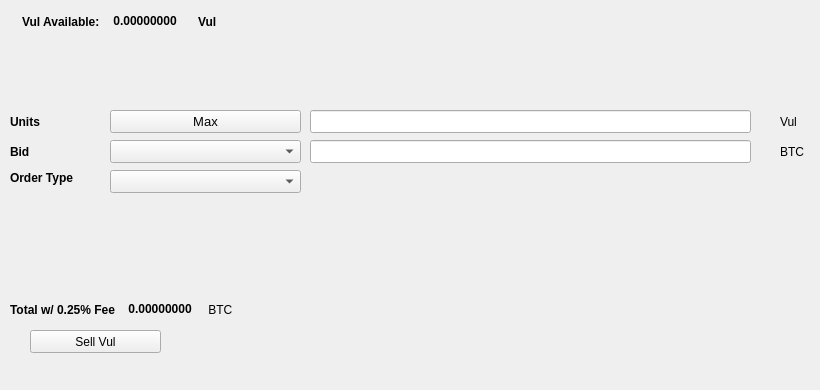
   <widget class="QWidget" name="SellTab">
    <attribute name="title">
     <string>Sell</string>
    </attribute>
    <widget class="QLabel" name="label_16">
     <property name="geometry">
      <rect>
       <x>780</x>
       <y>140</y>
       <width>31</width>
       <height>23</height>
      </rect>
     </property>
     <property name="text">
      <string>BTC</string>
     </property>
    </widget>
    <widget class="QComboBox" name="SellBidcomboBox">
     <property name="geometry">
      <rect>
       <x>110</x>
       <y>140</y>
       <width>191</width>
       <height>23</height>
      </rect>
     </property>
     <property name="font">
      <font>
       <pointsize>10</pointsize>
      </font>
     </property>
    </widget>
    <widget class="QLabel" name="label_18">
     <property name="geometry">
      <rect>
       <x>10</x>
       <y>110</y>
       <width>46</width>
       <height>23</height>
      </rect>
     </property>
     <property name="font">
      <font>
       <weight>75</weight>
       <bold>true</bold>
      </font>
     </property>
     <property name="text">
      <string>Units</string>
     </property>
    </widget>
    <widget class="QPushButton" name="Sell_Max_Amount">
     <property name="geometry">
      <rect>
       <x>110</x>
       <y>110</y>
       <width>191</width>
       <height>23</height>
      </rect>
     </property>
     <property name="font">
      <font>
       <pointsize>10</pointsize>
      </font>
     </property>
     <property name="text">
      <string>Max</string>
     </property>
    </widget>
    <widget class="QLabel" name="label_20">
     <property name="geometry">
      <rect>
       <x>10</x>
       <y>170</y>
       <width>91</width>
       <height>16</height>
      </rect>
     </property>
     <property name="font">
      <font>
       <weight>75</weight>
       <bold>true</bold>
      </font>
     </property>
     <property name="text">
      <string>Order Type</string>
     </property>
    </widget>
    <widget class="QComboBox" name="SellOrdertypeCombo">
     <property name="geometry">
      <rect>
       <x>110</x>
       <y>170</y>
       <width>191</width>
       <height>23</height>
      </rect>
     </property>
     <property name="font">
      <font>
       <pointsize>10</pointsize>
      </font>
     </property>
    </widget>
    <widget class="QLabel" name="label_21">
     <property name="geometry">
      <rect>
       <x>10</x>
       <y>140</y>
       <width>46</width>
       <height>23</height>
      </rect>
     </property>
     <property name="font">
      <font>
       <weight>75</weight>
       <bold>true</bold>
      </font>
     </property>
     <property name="text">
      <string>Bid</string>
     </property>
    </widget>
    <widget class="QLabel" name="label_22">
     <property name="geometry">
      <rect>
       <x>780</x>
       <y>110</y>
       <width>31</width>
       <height>23</height>
      </rect>
     </property>
     <property name="text">
      <string>Vul</string>
     </property>
    </widget>
    <widget class="QLineEdit" name="UnitsInputVul">
     <property name="geometry">
      <rect>
       <x>310</x>
       <y>110</y>
       <width>441</width>
       <height>23</height>
      </rect>
     </property>
     <property name="font">
      <font>
       <pointsize>9</pointsize>
       <weight>75</weight>
       <bold>true</bold>
      </font>
     </property>
    </widget>
    <widget class="QLineEdit" name="SellBidPriceEdit">
     <property name="geometry">
      <rect>
       <x>310</x>
       <y>140</y>
       <width>441</width>
       <height>23</height>
      </rect>
     </property>
     <property name="font">
      <font>
       <pointsize>9</pointsize>
       <weight>75</weight>
       <bold>true</bold>
      </font>
     </property>
    </widget>
    <widget class="QPushButton" name="SellVulBTN">
     <property name="geometry">
      <rect>
       <x>30</x>
       <y>330</y>
       <width>131</width>
       <height>23</height>
      </rect>
     </property>
     <property name="text">
      <string>Sell Vul</string>
     </property>
     <property name="icon">
      <iconset resource="../vul">
       <normaloff>:/icons/bitcoin</normaloff>:/icons/bitcoin</iconset>
     </property>
    </widget>
    <widget class="QWidget" name="layoutWidget3">
     <property name="geometry">
      <rect>
       <x>22</x>
       <y>12</y>
       <width>258</width>
       <height>19</height>
      </rect>
     </property>
     <layout class="QHBoxLayout" name="horizontalLayout">
      <item>
       <widget class="QLabel" name="label232_2">
        <property name="font">
         <font>
          <weight>75</weight>
          <bold>true</bold>
         </font>
        </property>
        <property name="text">
         <string>Vul Available:</string>
        </property>
       </widget>
      </item>
      <item>
       <widget class="QLabel" name="VulAvailableLabel">
        <property name="palette">
         <palette>
          <active>
           <colorrole role="WindowText">
            <brush brushstyle="SolidPattern">
             <color alpha="255">
              <red>0</red>
              <green>0</green>
              <blue>0</blue>
             </color>
            </brush>
           </colorrole>
           <colorrole role="Button">
            <brush brushstyle="SolidPattern">
             <color alpha="255">
              <red>0</red>
              <green>170</green>
              <blue>0</blue>
             </color>
            </brush>
           </colorrole>
           <colorrole role="Light">
            <brush brushstyle="SolidPattern">
             <color alpha="255">
              <red>0</red>
              <green>255</green>
              <blue>0</blue>
             </color>
            </brush>
           </colorrole>
           <colorrole role="Midlight">
            <brush brushstyle="SolidPattern">
             <color alpha="255">
              <red>0</red>
              <green>212</green>
              <blue>0</blue>
             </color>
            </brush>
           </colorrole>
           <colorrole role="Dark">
            <brush brushstyle="SolidPattern">
             <color alpha="255">
              <red>0</red>
              <green>85</green>
              <blue>0</blue>
             </color>
            </brush>
           </colorrole>
           <colorrole role="Mid">
            <brush brushstyle="SolidPattern">
             <color alpha="255">
              <red>0</red>
              <green>113</green>
              <blue>0</blue>
             </color>
            </brush>
           </colorrole>
           <colorrole role="Text">
            <brush brushstyle="SolidPattern">
             <color alpha="255">
              <red>0</red>
              <green>170</green>
              <blue>0</blue>
             </color>
            </brush>
           </colorrole>
           <colorrole role="BrightText">
            <brush brushstyle="SolidPattern">
             <color alpha="255">
              <red>255</red>
              <green>255</green>
              <blue>255</blue>
             </color>
            </brush>
           </colorrole>
           <colorrole role="ButtonText">
            <brush brushstyle="SolidPattern">
             <color alpha="255">
              <red>0</red>
              <green>0</green>
              <blue>0</blue>
             </color>
            </brush>
           </colorrole>
           <colorrole role="Base">
            <brush brushstyle="SolidPattern">
             <color alpha="255">
              <red>255</red>
              <green>255</green>
              <blue>255</blue>
             </color>
            </brush>
           </colorrole>
           <colorrole role="Window">
            <brush brushstyle="SolidPattern">
             <color alpha="255">
              <red>0</red>
              <green>170</green>
              <blue>0</blue>
             </color>
            </brush>
           </colorrole>
           <colorrole role="Shadow">
            <brush brushstyle="SolidPattern">
             <color alpha="255">
              <red>0</red>
              <green>0</green>
              <blue>0</blue>
             </color>
            </brush>
           </colorrole>
           <colorrole role="AlternateBase">
            <brush brushstyle="SolidPattern">
             <color alpha="255">
              <red>127</red>
              <green>212</green>
              <blue>127</blue>
             </color>
            </brush>
           </colorrole>
           <colorrole role="ToolTipBase">
            <brush brushstyle="SolidPattern">
             <color alpha="255">
              <red>255</red>
              <green>255</green>
              <blue>220</blue>
             </color>
            </brush>
           </colorrole>
           <colorrole role="ToolTipText">
            <brush brushstyle="SolidPattern">
             <color alpha="255">
              <red>0</red>
              <green>0</green>
              <blue>0</blue>
             </color>
            </brush>
           </colorrole>
          </active>
          <inactive>
           <colorrole role="WindowText">
            <brush brushstyle="SolidPattern">
             <color alpha="255">
              <red>0</red>
              <green>0</green>
              <blue>0</blue>
             </color>
            </brush>
           </colorrole>
           <colorrole role="Button">
            <brush brushstyle="SolidPattern">
             <color alpha="255">
              <red>0</red>
              <green>170</green>
              <blue>0</blue>
             </color>
            </brush>
           </colorrole>
           <colorrole role="Light">
            <brush brushstyle="SolidPattern">
             <color alpha="255">
              <red>0</red>
              <green>255</green>
              <blue>0</blue>
             </color>
            </brush>
           </colorrole>
           <colorrole role="Midlight">
            <brush brushstyle="SolidPattern">
             <color alpha="255">
              <red>0</red>
              <green>212</green>
              <blue>0</blue>
             </color>
            </brush>
           </colorrole>
           <colorrole role="Dark">
            <brush brushstyle="SolidPattern">
             <color alpha="255">
              <red>0</red>
              <green>85</green>
              <blue>0</blue>
             </color>
            </brush>
           </colorrole>
           <colorrole role="Mid">
            <brush brushstyle="SolidPattern">
             <color alpha="255">
              <red>0</red>
              <green>113</green>
              <blue>0</blue>
             </color>
            </brush>
           </colorrole>
           <colorrole role="Text">
            <brush brushstyle="SolidPattern">
             <color alpha="255">
              <red>0</red>
              <green>170</green>
              <blue>0</blue>
             </color>
            </brush>
           </colorrole>
           <colorrole role="BrightText">
            <brush brushstyle="SolidPattern">
             <color alpha="255">
              <red>255</red>
              <green>255</green>
              <blue>255</blue>
             </color>
            </brush>
           </colorrole>
           <colorrole role="ButtonText">
            <brush brushstyle="SolidPattern">
             <color alpha="255">
              <red>0</red>
              <green>0</green>
              <blue>0</blue>
             </color>
            </brush>
           </colorrole>
           <colorrole role="Base">
            <brush brushstyle="SolidPattern">
             <color alpha="255">
              <red>255</red>
              <green>255</green>
              <blue>255</blue>
             </color>
            </brush>
           </colorrole>
           <colorrole role="Window">
            <brush brushstyle="SolidPattern">
             <color alpha="255">
              <red>0</red>
              <green>170</green>
              <blue>0</blue>
             </color>
            </brush>
           </colorrole>
           <colorrole role="Shadow">
            <brush brushstyle="SolidPattern">
             <color alpha="255">
              <red>0</red>
              <green>0</green>
              <blue>0</blue>
             </color>
            </brush>
           </colorrole>
           <colorrole role="AlternateBase">
            <brush brushstyle="SolidPattern">
             <color alpha="255">
              <red>127</red>
              <green>212</green>
              <blue>127</blue>
             </color>
            </brush>
           </colorrole>
           <colorrole role="ToolTipBase">
            <brush brushstyle="SolidPattern">
             <color alpha="255">
              <red>255</red>
              <green>255</green>
              <blue>220</blue>
             </color>
            </brush>
           </colorrole>
           <colorrole role="ToolTipText">
            <brush brushstyle="SolidPattern">
             <color alpha="255">
              <red>0</red>
              <green>0</green>
              <blue>0</blue>
             </color>
            </brush>
           </colorrole>
          </inactive>
          <disabled>
           <colorrole role="WindowText">
            <brush brushstyle="SolidPattern">
             <color alpha="255">
              <red>0</red>
              <green>85</green>
              <blue>0</blue>
             </color>
            </brush>
           </colorrole>
           <colorrole role="Button">
            <brush brushstyle="SolidPattern">
             <color alpha="255">
              <red>0</red>
              <green>170</green>
              <blue>0</blue>
             </color>
            </brush>
           </colorrole>
           <colorrole role="Light">
            <brush brushstyle="SolidPattern">
             <color alpha="255">
              <red>0</red>
              <green>255</green>
              <blue>0</blue>
             </color>
            </brush>
           </colorrole>
           <colorrole role="Midlight">
            <brush brushstyle="SolidPattern">
             <color alpha="255">
              <red>0</red>
              <green>212</green>
              <blue>0</blue>
             </color>
            </brush>
           </colorrole>
           <colorrole role="Dark">
            <brush brushstyle="SolidPattern">
             <color alpha="255">
              <red>0</red>
              <green>85</green>
              <blue>0</blue>
             </color>
            </brush>
           </colorrole>
           <colorrole role="Mid">
            <brush brushstyle="SolidPattern">
             <color alpha="255">
              <red>0</red>
              <green>113</green>
              <blue>0</blue>
             </color>
            </brush>
           </colorrole>
           <colorrole role="Text">
            <brush brushstyle="SolidPattern">
             <color alpha="255">
              <red>0</red>
              <green>85</green>
              <blue>0</blue>
             </color>
            </brush>
           </colorrole>
           <colorrole role="BrightText">
            <brush brushstyle="SolidPattern">
             <color alpha="255">
              <red>255</red>
              <green>255</green>
              <blue>255</blue>
             </color>
            </brush>
           </colorrole>
           <colorrole role="ButtonText">
            <brush brushstyle="SolidPattern">
             <color alpha="255">
              <red>0</red>
              <green>85</green>
              <blue>0</blue>
             </color>
            </brush>
           </colorrole>
           <colorrole role="Base">
            <brush brushstyle="SolidPattern">
             <color alpha="255">
              <red>0</red>
              <green>170</green>
              <blue>0</blue>
             </color>
            </brush>
           </colorrole>
           <colorrole role="Window">
            <brush brushstyle="SolidPattern">
             <color alpha="255">
              <red>0</red>
              <green>170</green>
              <blue>0</blue>
             </color>
            </brush>
           </colorrole>
           <colorrole role="Shadow">
            <brush brushstyle="SolidPattern">
             <color alpha="255">
              <red>0</red>
              <green>0</green>
              <blue>0</blue>
             </color>
            </brush>
           </colorrole>
           <colorrole role="AlternateBase">
            <brush brushstyle="SolidPattern">
             <color alpha="255">
              <red>0</red>
              <green>170</green>
              <blue>0</blue>
             </color>
            </brush>
           </colorrole>
           <colorrole role="ToolTipBase">
            <brush brushstyle="SolidPattern">
             <color alpha="255">
              <red>255</red>
              <green>255</green>
              <blue>220</blue>
             </color>
            </brush>
           </colorrole>
           <colorrole role="ToolTipText">
            <brush brushstyle="SolidPattern">
             <color alpha="255">
              <red>0</red>
              <green>0</green>
              <blue>0</blue>
             </color>
            </brush>
           </colorrole>
          </disabled>
         </palette>
        </property>
        <property name="font">
         <font>
          <weight>75</weight>
          <bold>true</bold>
         </font>
        </property>
        <property name="text">
         <string> 0.00000000 </string>
        </property>
        <property name="textInteractionFlags">
         <set>Qt::LinksAccessibleByMouse|Qt::TextSelectableByKeyboard|Qt::TextSelectableByMouse</set>
        </property>
       </widget>
      </item>
      <item>
       <widget class="QLabel" name="labelVul">
        <property name="font">
         <font>
          <weight>75</weight>
          <bold>true</bold>
         </font>
        </property>
        <property name="text">
         <string>Vul</string>
        </property>
       </widget>
      </item>
     </layout>
    </widget>
    <widget class="QWidget" name="layoutWidget">
     <property name="geometry">
      <rect>
       <x>10</x>
       <y>300</y>
       <width>268</width>
       <height>19</height>
      </rect>
     </property>
     <layout class="QHBoxLayout" name="horizontalLayout_2">
      <item>
       <widget class="QLabel" name="label_19">
        <property name="font">
         <font>
          <weight>75</weight>
          <bold>true</bold>
         </font>
        </property>
        <property name="text">
         <string>Total w/ 0.25% Fee </string>
        </property>
       </widget>
      </item>
      <item>
       <widget class="QLabel" name="SellCostLabel">
        <property name="palette">
         <palette>
          <active>
           <colorrole role="WindowText">
            <brush brushstyle="SolidPattern">
             <color alpha="255">
              <red>0</red>
              <green>0</green>
              <blue>0</blue>
             </color>
            </brush>
           </colorrole>
           <colorrole role="Button">
            <brush brushstyle="SolidPattern">
             <color alpha="255">
              <red>0</red>
              <green>170</green>
              <blue>0</blue>
             </color>
            </brush>
           </colorrole>
           <colorrole role="Light">
            <brush brushstyle="SolidPattern">
             <color alpha="255">
              <red>0</red>
              <green>255</green>
              <blue>0</blue>
             </color>
            </brush>
           </colorrole>
           <colorrole role="Midlight">
            <brush brushstyle="SolidPattern">
             <color alpha="255">
              <red>0</red>
              <green>212</green>
              <blue>0</blue>
             </color>
            </brush>
           </colorrole>
           <colorrole role="Dark">
            <brush brushstyle="SolidPattern">
             <color alpha="255">
              <red>0</red>
              <green>85</green>
              <blue>0</blue>
             </color>
            </brush>
           </colorrole>
           <colorrole role="Mid">
            <brush brushstyle="SolidPattern">
             <color alpha="255">
              <red>0</red>
              <green>113</green>
              <blue>0</blue>
             </color>
            </brush>
           </colorrole>
           <colorrole role="Text">
            <brush brushstyle="SolidPattern">
             <color alpha="255">
              <red>0</red>
              <green>170</green>
              <blue>0</blue>
             </color>
            </brush>
           </colorrole>
           <colorrole role="BrightText">
            <brush brushstyle="SolidPattern">
             <color alpha="255">
              <red>255</red>
              <green>255</green>
              <blue>255</blue>
             </color>
            </brush>
           </colorrole>
           <colorrole role="ButtonText">
            <brush brushstyle="SolidPattern">
             <color alpha="255">
              <red>0</red>
              <green>0</green>
              <blue>0</blue>
             </color>
            </brush>
           </colorrole>
           <colorrole role="Base">
            <brush brushstyle="SolidPattern">
             <color alpha="255">
              <red>255</red>
              <green>255</green>
              <blue>255</blue>
             </color>
            </brush>
           </colorrole>
           <colorrole role="Window">
            <brush brushstyle="SolidPattern">
             <color alpha="255">
              <red>0</red>
              <green>170</green>
              <blue>0</blue>
             </color>
            </brush>
           </colorrole>
           <colorrole role="Shadow">
            <brush brushstyle="SolidPattern">
             <color alpha="255">
              <red>0</red>
              <green>0</green>
              <blue>0</blue>
             </color>
            </brush>
           </colorrole>
           <colorrole role="AlternateBase">
            <brush brushstyle="SolidPattern">
             <color alpha="255">
              <red>127</red>
              <green>212</green>
              <blue>127</blue>
             </color>
            </brush>
           </colorrole>
           <colorrole role="ToolTipBase">
            <brush brushstyle="SolidPattern">
             <color alpha="255">
              <red>255</red>
              <green>255</green>
              <blue>220</blue>
             </color>
            </brush>
           </colorrole>
           <colorrole role="ToolTipText">
            <brush brushstyle="SolidPattern">
             <color alpha="255">
              <red>0</red>
              <green>0</green>
              <blue>0</blue>
             </color>
            </brush>
           </colorrole>
          </active>
          <inactive>
           <colorrole role="WindowText">
            <brush brushstyle="SolidPattern">
             <color alpha="255">
              <red>0</red>
              <green>0</green>
              <blue>0</blue>
             </color>
            </brush>
           </colorrole>
           <colorrole role="Button">
            <brush brushstyle="SolidPattern">
             <color alpha="255">
              <red>0</red>
              <green>170</green>
              <blue>0</blue>
             </color>
            </brush>
           </colorrole>
           <colorrole role="Light">
            <brush brushstyle="SolidPattern">
             <color alpha="255">
              <red>0</red>
              <green>255</green>
              <blue>0</blue>
             </color>
            </brush>
           </colorrole>
           <colorrole role="Midlight">
            <brush brushstyle="SolidPattern">
             <color alpha="255">
              <red>0</red>
              <green>212</green>
              <blue>0</blue>
             </color>
            </brush>
           </colorrole>
           <colorrole role="Dark">
            <brush brushstyle="SolidPattern">
             <color alpha="255">
              <red>0</red>
              <green>85</green>
              <blue>0</blue>
             </color>
            </brush>
           </colorrole>
           <colorrole role="Mid">
            <brush brushstyle="SolidPattern">
             <color alpha="255">
              <red>0</red>
              <green>113</green>
              <blue>0</blue>
             </color>
            </brush>
           </colorrole>
           <colorrole role="Text">
            <brush brushstyle="SolidPattern">
             <color alpha="255">
              <red>0</red>
              <green>170</green>
              <blue>0</blue>
             </color>
            </brush>
           </colorrole>
           <colorrole role="BrightText">
            <brush brushstyle="SolidPattern">
             <color alpha="255">
              <red>255</red>
              <green>255</green>
              <blue>255</blue>
             </color>
            </brush>
           </colorrole>
           <colorrole role="ButtonText">
            <brush brushstyle="SolidPattern">
             <color alpha="255">
              <red>0</red>
              <green>0</green>
              <blue>0</blue>
             </color>
            </brush>
           </colorrole>
           <colorrole role="Base">
            <brush brushstyle="SolidPattern">
             <color alpha="255">
              <red>255</red>
              <green>255</green>
              <blue>255</blue>
             </color>
            </brush>
           </colorrole>
           <colorrole role="Window">
            <brush brushstyle="SolidPattern">
             <color alpha="255">
              <red>0</red>
              <green>170</green>
              <blue>0</blue>
             </color>
            </brush>
           </colorrole>
           <colorrole role="Shadow">
            <brush brushstyle="SolidPattern">
             <color alpha="255">
              <red>0</red>
              <green>0</green>
              <blue>0</blue>
             </color>
            </brush>
           </colorrole>
           <colorrole role="AlternateBase">
            <brush brushstyle="SolidPattern">
             <color alpha="255">
              <red>127</red>
              <green>212</green>
              <blue>127</blue>
             </color>
            </brush>
           </colorrole>
           <colorrole role="ToolTipBase">
            <brush brushstyle="SolidPattern">
             <color alpha="255">
              <red>255</red>
              <green>255</green>
              <blue>220</blue>
             </color>
            </brush>
           </colorrole>
           <colorrole role="ToolTipText">
            <brush brushstyle="SolidPattern">
             <color alpha="255">
              <red>0</red>
              <green>0</green>
              <blue>0</blue>
             </color>
            </brush>
           </colorrole>
          </inactive>
          <disabled>
           <colorrole role="WindowText">
            <brush brushstyle="SolidPattern">
             <color alpha="255">
              <red>0</red>
              <green>85</green>
              <blue>0</blue>
             </color>
            </brush>
           </colorrole>
           <colorrole role="Button">
            <brush brushstyle="SolidPattern">
             <color alpha="255">
              <red>0</red>
              <green>170</green>
              <blue>0</blue>
             </color>
            </brush>
           </colorrole>
           <colorrole role="Light">
            <brush brushstyle="SolidPattern">
             <color alpha="255">
              <red>0</red>
              <green>255</green>
              <blue>0</blue>
             </color>
            </brush>
           </colorrole>
           <colorrole role="Midlight">
            <brush brushstyle="SolidPattern">
             <color alpha="255">
              <red>0</red>
              <green>212</green>
              <blue>0</blue>
             </color>
            </brush>
           </colorrole>
           <colorrole role="Dark">
            <brush brushstyle="SolidPattern">
             <color alpha="255">
              <red>0</red>
              <green>85</green>
              <blue>0</blue>
             </color>
            </brush>
           </colorrole>
           <colorrole role="Mid">
            <brush brushstyle="SolidPattern">
             <color alpha="255">
              <red>0</red>
              <green>113</green>
              <blue>0</blue>
             </color>
            </brush>
           </colorrole>
           <colorrole role="Text">
            <brush brushstyle="SolidPattern">
             <color alpha="255">
              <red>0</red>
              <green>85</green>
              <blue>0</blue>
             </color>
            </brush>
           </colorrole>
           <colorrole role="BrightText">
            <brush brushstyle="SolidPattern">
             <color alpha="255">
              <red>255</red>
              <green>255</green>
              <blue>255</blue>
             </color>
            </brush>
           </colorrole>
           <colorrole role="ButtonText">
            <brush brushstyle="SolidPattern">
             <color alpha="255">
              <red>0</red>
              <green>85</green>
              <blue>0</blue>
             </color>
            </brush>
           </colorrole>
           <colorrole role="Base">
            <brush brushstyle="SolidPattern">
             <color alpha="255">
              <red>0</red>
              <green>170</green>
              <blue>0</blue>
             </color>
            </brush>
           </colorrole>
           <colorrole role="Window">
            <brush brushstyle="SolidPattern">
             <color alpha="255">
              <red>0</red>
              <green>170</green>
              <blue>0</blue>
             </color>
            </brush>
           </colorrole>
           <colorrole role="Shadow">
            <brush brushstyle="SolidPattern">
             <color alpha="255">
              <red>0</red>
              <green>0</green>
              <blue>0</blue>
             </color>
            </brush>
           </colorrole>
           <colorrole role="AlternateBase">
            <brush brushstyle="SolidPattern">
             <color alpha="255">
              <red>0</red>
              <green>170</green>
              <blue>0</blue>
             </color>
            </brush>
           </colorrole>
           <colorrole role="ToolTipBase">
            <brush brushstyle="SolidPattern">
             <color alpha="255">
              <red>255</red>
              <green>255</green>
              <blue>220</blue>
             </color>
            </brush>
           </colorrole>
           <colorrole role="ToolTipText">
            <brush brushstyle="SolidPattern">
             <color alpha="255">
              <red>0</red>
              <green>0</green>
              <blue>0</blue>
             </color>
            </brush>
           </colorrole>
          </disabled>
         </palette>
        </property>
        <property name="font">
         <font>
          <weight>75</weight>
          <bold>true</bold>
         </font>
        </property>
        <property name="autoFillBackground">
         <bool>false</bool>
        </property>
        <property name="text">
         <string> 0.00000000</string>
        </property>
        <property name="textInteractionFlags">
         <set>Qt::LinksAccessibleByMouse|Qt::TextSelectableByMouse</set>
        </property>
       </widget>
      </item>
      <item>
       <widget class="QLabel" name="label_17">
        <property name="font">
         <font>
          <weight>50</weight>
          <bold>false</bold>
         </font>
        </property>
        <property name="text">
         <string> BTC</string>
        </property>
       </widget>
      </item>
     </layout>
    </widget>
    <widget class="QLabel" name="label_23">
     <property name="geometry">
      <rect>
       <x>460</x>
       <y>300</y>
       <width>281</width>
       <height>81</height>
      </rect>
     </property>
     <property name="text">
      <string/>
     </property>
     <property name="pixmap">
      <pixmap>:/images/bittrex</pixmap>
     </property>
    </widget>
   </widget>
